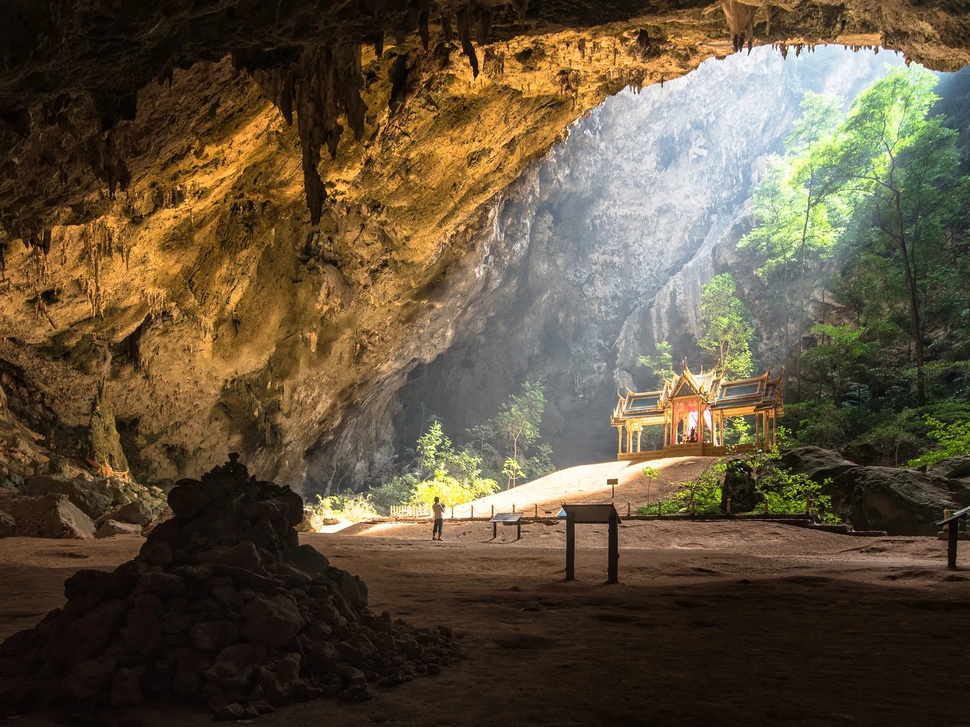
#> input picture depth-test.jpg, 970 x 727 px, shrunk from 2048 x 1536 before the run
$ python main.py
#> lines starting #> are read from the running program, lines starting #| are printed output that depends on the picture
import cv2
import numpy as np

def depth_map_overlay(image_path, depth_map_path):

    # Загрузка изображений
#> called with image_path = 'depth-test.jpg', depth_map_path = 'depth-map-test.png'
    img = cv2.imread(image_path)
#> img is the input picture: shape (727, 970, 3); mean B, G, R 60.4, 81.9, 95.9

    # Загрузите изображение в оттенках серого
    depth_img = cv2.imread(depth_map_path , cv2.IMREAD_GRAYSCALE)
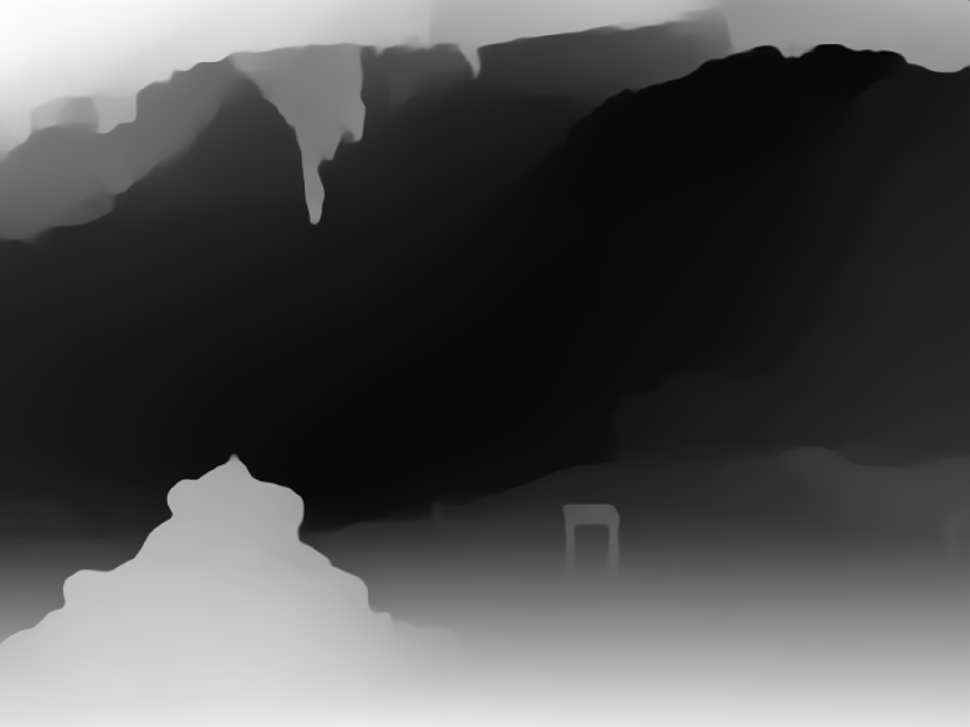
#> input picture depth-map-test.png, 970 x 727 px, shrunk from 2048 x 1536 before the run
#> depth_img is the input picture: shape (727, 970); min 0, max 255, mean 80.5

    # Преобразуйте изображение в цветовую карту
    colored_depth_img = cv2.applyColorMap(depth_img, cv2.COLORMAP_JET)
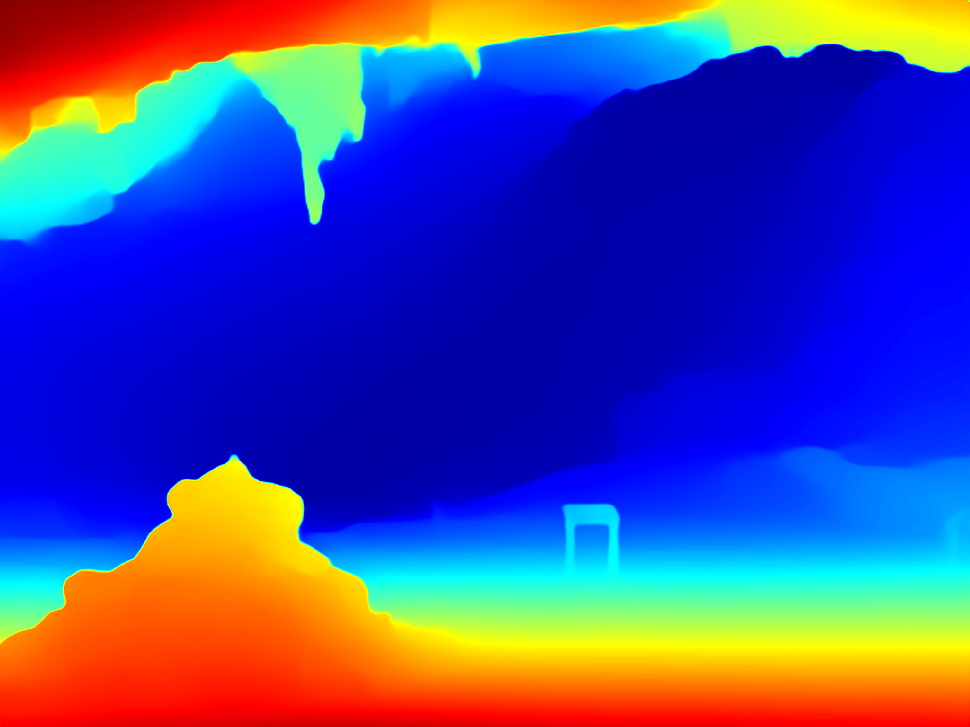
#> colored_depth_img: shape (727, 970, 3); mean B, G, R 156.9, 73.5, 72.1

    # Сохраните преобразованное изображение
    cv2.imwrite('colored_depth_map.png', colored_depth_img)
    alpha = 0.5

    # Наложите изображения
    overlay = cv2.addWeighted(img, alpha, colored_depth_img, 1 - alpha, 0)
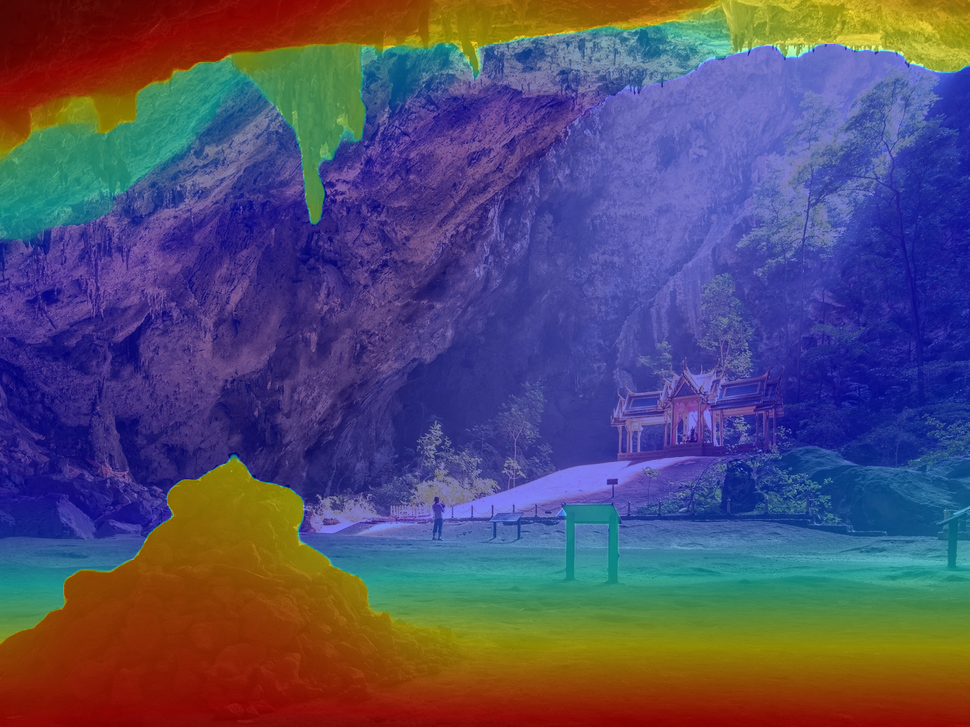
#> overlay: shape (727, 970, 3); mean B, G, R 108.7, 77.7, 84

    #cv2.imshow('Overlay', overlay)
    #cv2.waitKey(0)
    #cv2.destroyAllWindows()
    cv2.imwrite('./output.png', overlay)

depth_map_overlay('depth-test.jpg', 'depth-map-test.png')
